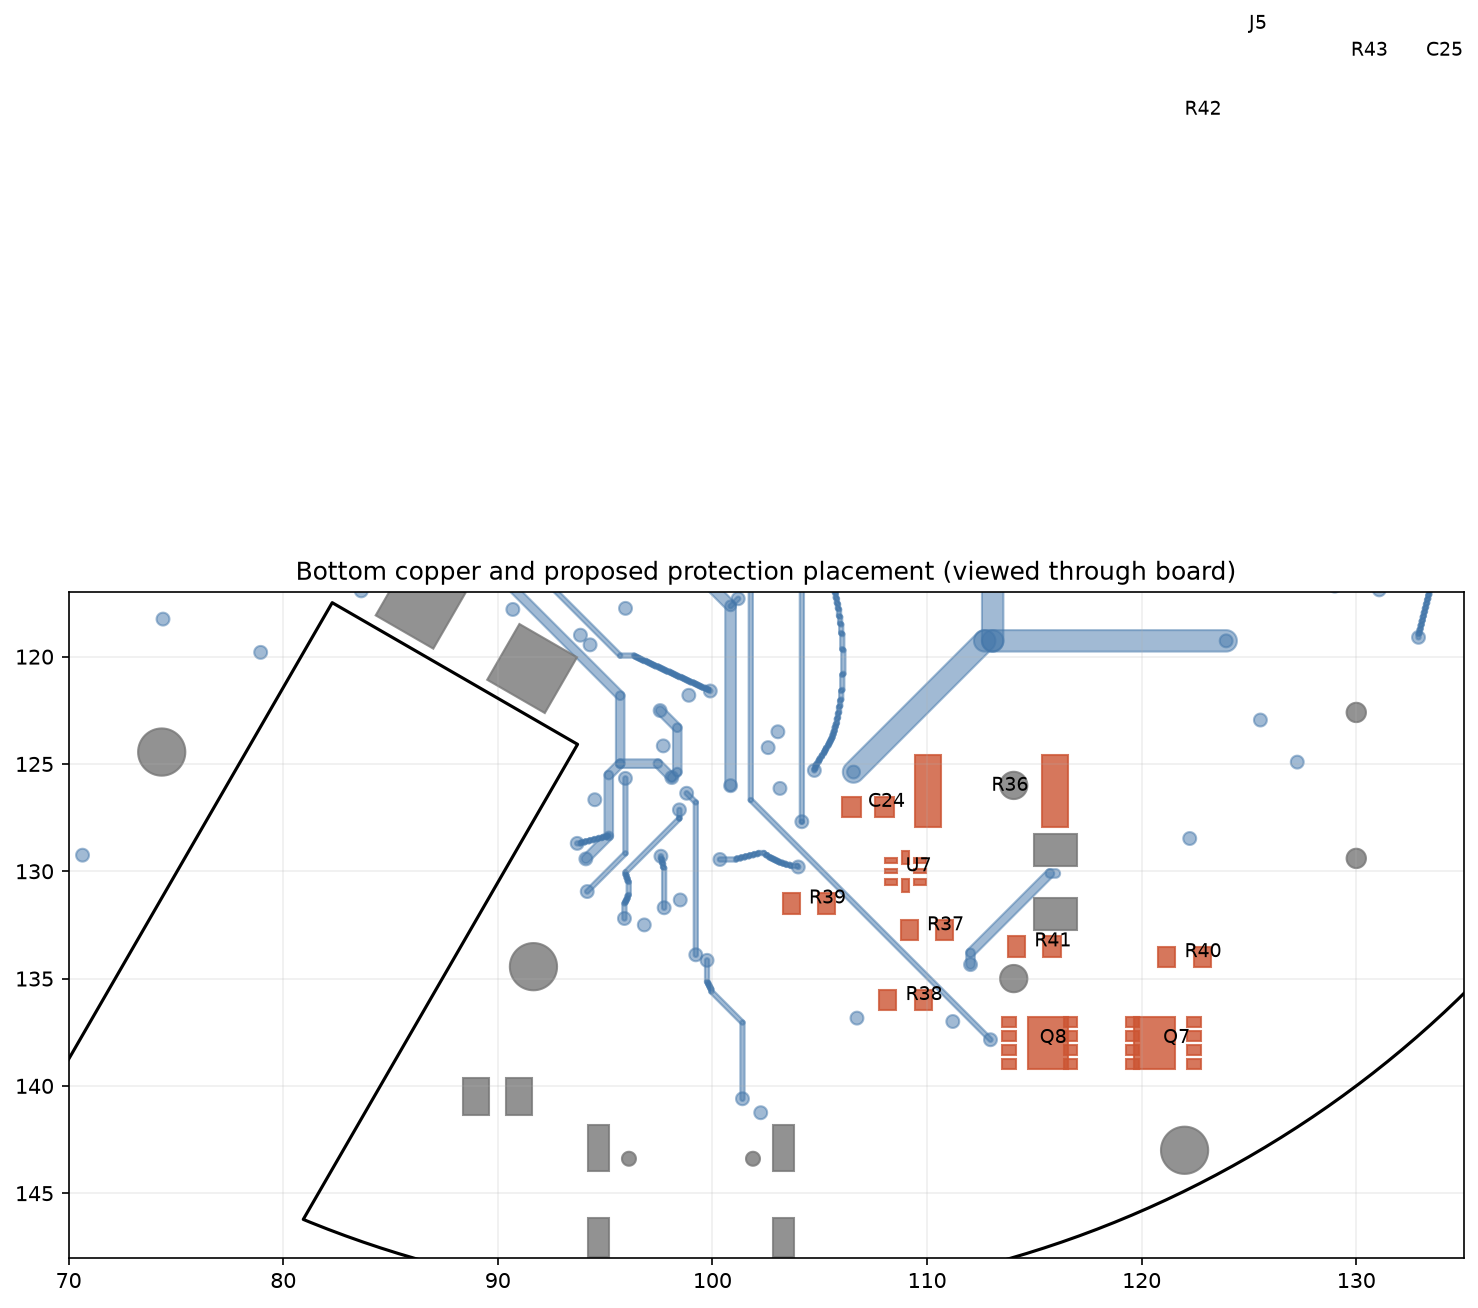

This figure's Python source:
import sys,json,math
from pathlib import Path
sys.path.insert(0,str(Path('work/protection/deps').resolve()))
from shapely.geometry import Polygon,Point,LineString,box
from shapely import affinity,unary_union
g=json.loads(Path('work/protection/geometry.json').read_text());new=json.loads(Path('work/protection/new_parts.json').read_text());refs={d['ref'] for d in new}
board=unary_union([Polygon(o,holes) for o,holes in g['outline']]);inside=board.buffer(-.32)
def padshape(d):
 w,h=d['size'];x,y=d['at']
 if d['shape']==0:return Point(x,y).buffer(w/2)
 return affinity.translate(affinity.rotate(box(-w/2,-h/2,w/2,h/2),-d['angle']),x,y)
def trshape(t):return (Point(t['a']) if t['via'] or t['a']==t['z'] else LineString([t['a'],t['z']])).buffer(t['width']/2)
ob=[]
for d in g['pads']:
 if d['ref'] in refs:continue
 if 'B.Cu' in d['layers']:ob.append(padshape(d).buffer(.17))
 if max(d['drill']):ob.append(Point(d['at']).buffer(max(d['drill'])/2+.27))
for t in g['tracks']:
 if t['via'] or t['layer']=='B.Cu':ob.append(trshape(t).buffer(.17 if not t['via'] else max(.17,.25+t['drill']/2-t['width']/2)))
fixed=unary_union(ob)
if '--place' in sys.argv:
 # Start with power FET pair facing their drain lands inward, keeping raw copper compact.
 targets={'Q7':(121,138),'Q8':(115,138),'R36':(113,127),'U7':(109,130),'R37':(110,133),'R38':(110,135),'R39':(106,130),'C24':(109,127),'R40':(122,134),'R41':(115,134),'J5':(126,91),'R42':(125,95),'R43':(129,95),'C25':(132,95)}
 placed=[];positions={}
 for ref in ['R36','Q7','Q8','U7','C24','R37','R38','R39','R40','R41','J5','R42','R43','C25']:
  d=next(x for x in new if x['ref']==ref);fp=next(x for x in g['footprints'] if x['ref']==ref);tx,ty=targets[ref];px,py=fp['at'];pads=[x for x in g['pads'] if x['ref']==ref and x['num']]
  candidates=sorted([(tx+dx*.25,ty+dy*.25) for dx in range(-24,25) for dy in range(-24,25)],key=lambda z:(z[0]-tx)**2+(z[1]-ty)**2)
  for x,y in candidates:
   shapes=[affinity.translate(padshape(a),x-px,y-py) for a in pads]
   cu=unary_union(shapes)
   # Courtyard-style body bounding envelope, used on B side. J5 remains F but no pad collisions permitted.
   body=box(*cu.bounds).buffer(.4)
   if not inside.covers(body) or cu.intersects(fixed) or any(body.intersects(b) for b in placed):continue
   positions[ref]=[x,y];placed.append(body);fixed=unary_union([fixed,cu.buffer(.17)])
   print(ref,positions[ref]);break
  else:raise RuntimeError('No legal location for '+ref)
 Path('work/protection/placements.json').write_text(json.dumps(positions,indent=2))
else:
 import matplotlib;matplotlib.use('Agg')
 import matplotlib.pyplot as plt
 from matplotlib.patches import Polygon as Patch
 fig,ax=plt.subplots(figsize=(12,10))
 for poly in (list(board.geoms) if hasattr(board,'geoms') else [board]):
  ax.plot(*poly.exterior.xy,c='black')
  for r in poly.interiors:ax.plot(*r.xy,c='black')
 for t in g['tracks']:
  if t['layer']=='B.Cu' or t['via']:
   sh=trshape(t);ax.add_patch(Patch(list(sh.exterior.coords),color='#4477aa',alpha=.5))
 for d in g['pads']:
  if 'B.Cu' in d['layers'] or max(d['drill']):
   sh=padshape(d);ax.add_patch(Patch(list(sh.exterior.coords),color='#cc5533' if d['ref'] in refs else '#777777',alpha=.8))
 for f in g['footprints']:
  if f['ref'] in refs:ax.text(*f['at'],f['ref'],fontsize=9)
 ax.set_xlim(70,135);ax.set_ylim(148,117);ax.set_aspect('equal');ax.grid(alpha=.2);ax.set_title('Bottom copper and proposed protection placement (viewed through board)')
 fig.savefig('work/protection/layout.png',dpi=150,bbox_inches='tight')
